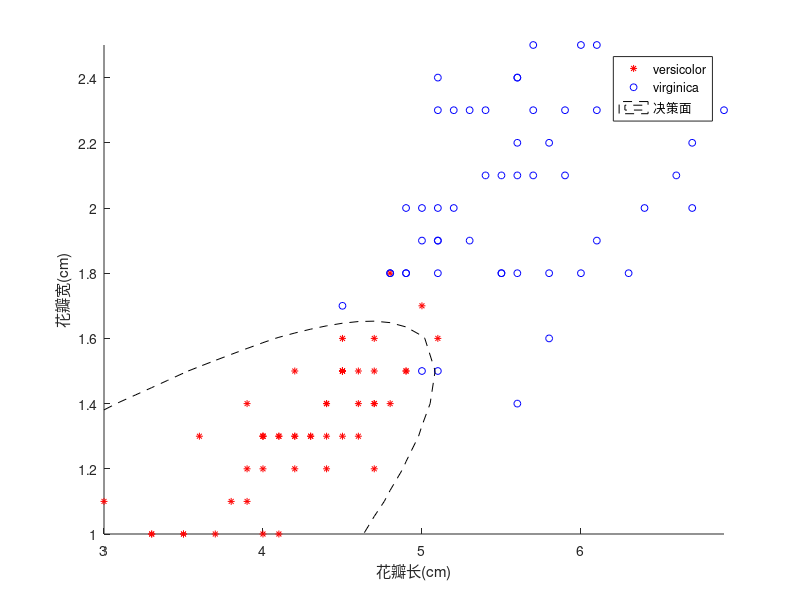

The MATLAB script that drew this image:
clc,clear,close all;
load fisheriris.mat
%确定选择的两类数据在数据集的索引
index1=strcmp(species(:),'versicolor');
index2=strcmp(species(:),'virginica');

training1=meas(index1,3:4);
training2=meas(index2,3:4);%获取两类数据

training=[training1;training2];
index=[species(index1);species(index2)];%获取训练样本类别标记
gscatter(training(:,1),training(:,2),index,'rb','*o',5);%绘制样本
hold on
mu1=mean(training1);mu2=mean(training2);%计算样本均值
sigma1=cov(training1);sigma2=cov(training2)%计算协方差矩阵
minx=min(training(:,:));maxx=max(training(:,:))%确定样本的取值范围
step=0.1;
[x1Grid,x2Grid]=meshgrid(minx(:,1):step:maxx(:,1),minx(:,2):step:maxx(:,2));
xGrid=[x1Grid(:),x2Grid(:)];

for i=1:length(xGrid)
    gx(i)=(xGrid(i,:)-mu1)/(sigma1)*(xGrid(i,:)-mu1)'...
        -(xGrid(i,:)-mu2)/(sigma2)*(xGrid(i,:)-mu2)';%计算各样本对应判别函数取值
end
contour(x1Grid,x2Grid,reshape(gx,size(x1Grid)),[0 0],'k--');
legend('versicolor','virginica','决策面');
xlabel('花瓣长(cm)'),ylabel('花瓣宽(cm)');
hold off
